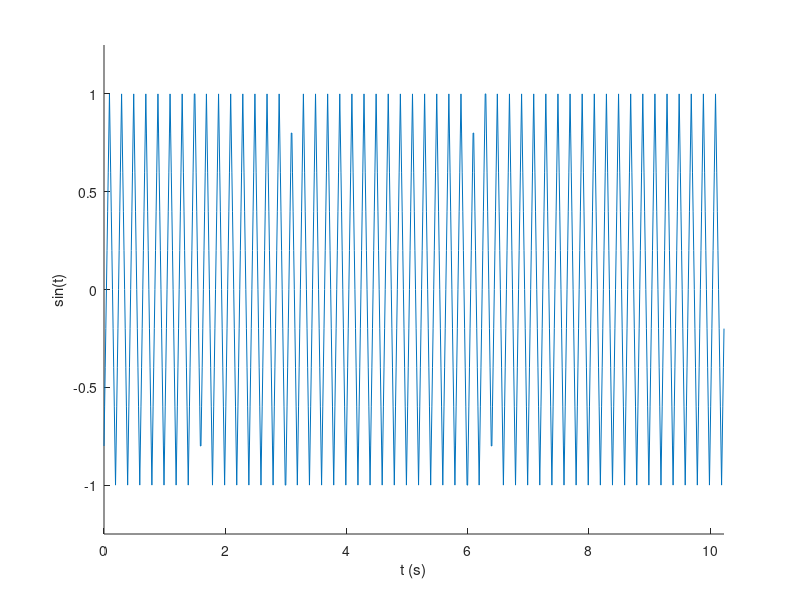
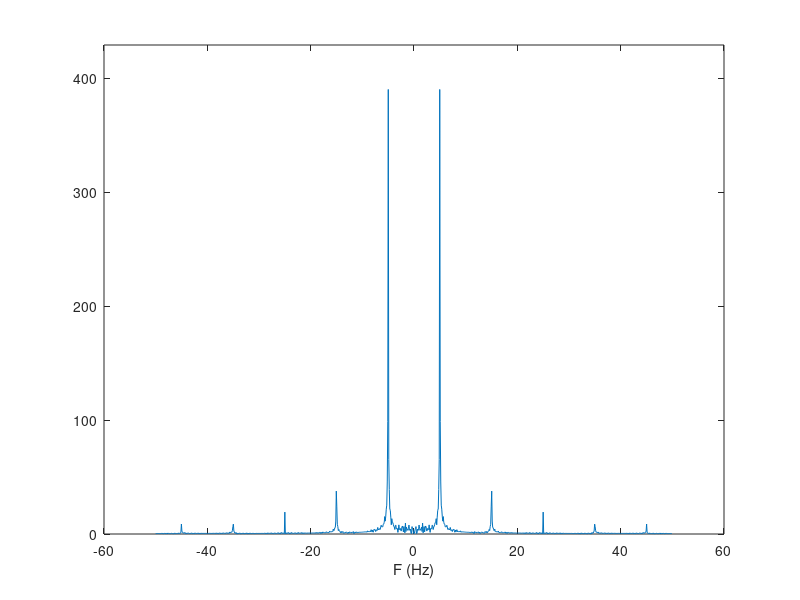

Write MATLAB code to recreate these figures, in order.
close all

figure_properties = {'units', 'centimeters', 'position', [12, 10, 25, 8]};

signal_type = 2;

N = 1024;
Fs = 100;
Ts = 1/Fs;
F0 = 5;

t = 0:Ts:Ts*(N-1);

switch signal_type
    case 0
        x = sin(2*pi*F0*t);
    case 1
        x = square(2*pi*F0*t);
    case 2
        x = square(2*pi*F0*t);
        width = (Fs/F0)/2;
        coeffs = ones(1, width)/width;
        init_state = ((1:(width-1)) / width) - 1;
        x = filter(coeffs, 1, x, init_state);
    otherwise
        x = ones(0, length(t));
end

s = fft(x);
s = fftshift(s);
f = (Fs/N)*(-N/2:(N/2-1)); 


figure(figure_properties{:})
hold on
plot(t, x)
xlim([0, max(t)])
ylim([-1.25, 1.25])
xlabel('t (s)')
ylabel('sin(t)')

figure(figure_properties{:})
plot(f, abs(s))
ylim([0, max(abs(s)) * 1.1])
xlabel('F (Hz)')




